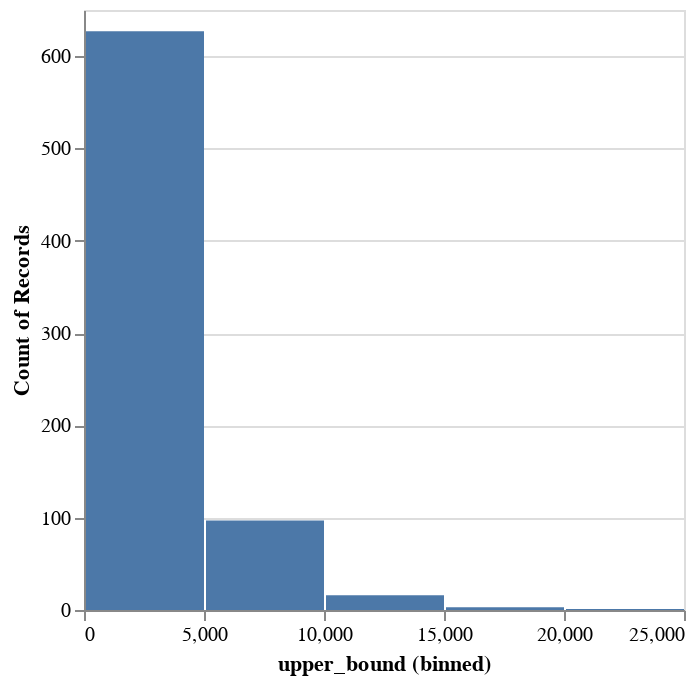

Notebook code cell kept with this figure:
### Code cell
(callset_df
    .filter(pl.col("high_quality_snps_idx_transitions").list.len() == 2)
    .select(
        (
            pl.col("high_quality_snp_positions").list.get(pl.col("high_quality_snps_idx_transitions").list.get(1)+1) -
            pl.col("high_quality_snp_positions").list.get(pl.col("high_quality_snps_idx_transitions").list.get(0))
        ).alias("upper_bound")            
    )
    ["upper_bound"].plot.hist()
)

### Figure 1 — Vega-Lite specification as saved in the notebook (floating-point values rounded to 4 significant figures; data arrays with more than 128 entries replaced by an {"elided": "..."} marker saying what was removed)
{"config": {"view": {"continuousWidth": 300, "continuousHeight": 300}}, "data": {"name": "data-9f26cc021e7e5595b0e094fb4bb8d2d1"}, "mark": {"type": "bar", "tooltip": true}, "encoding": {"x": {"bin": true, "field": "upper_bound", "type": "quantitative"}, "y": {"aggregate": "count", "type": "quantitative"}}, "params": [{"name": "param_1", "select": {"type": "interval", "encodings": ["x", "y"]}, "bind": "scales"}], "$schema": "https://vega.github.io/schema/vega-lite/v5.20.1.json", "datasets": {"data-9f26cc021e7e5595b0e094fb4bb8d2d1": {"elided": "744 records"}}}
